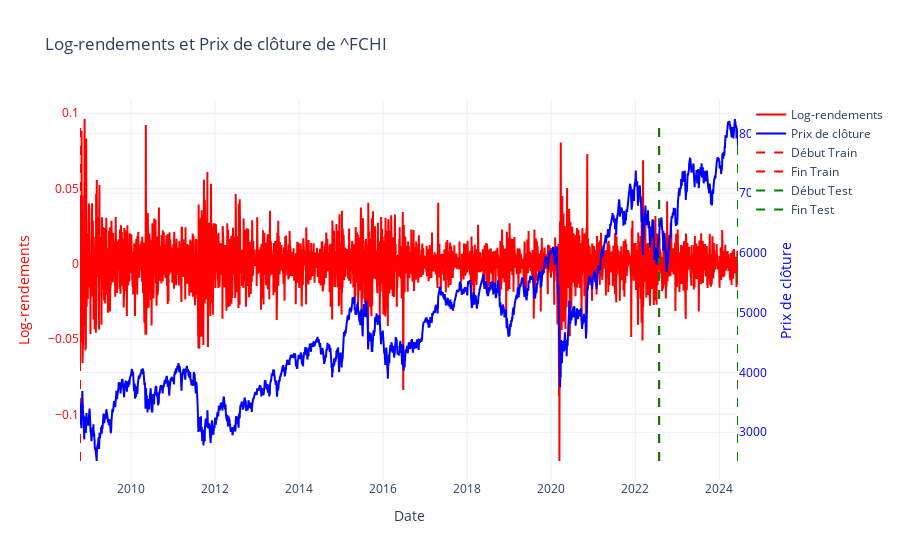

Here is the notebook cell this chart was saved with:
### Markdown cell above
On cherche ici à superposer le log-rendement et le prix de clôture sur un même graphique.

Par ailleurs, les lignes en pointillés rouge délimitent l'ensemble train, tandis que celles enn vert délimitent l'échantillon test.

### Code cell
def plot_dual_axis_graph(df, ticker, train_start_date, train_end_date, test_start_date, test_end_date):
    """
    Génère un graphique Plotly avec deux axes Y :
    - Log-rendements en rouge (axe de gauche)
    - Prix de clôture en bleu (axe de droite)
    Le graphique est limité aux périodes entre le début du train et la fin du test.
    Des lignes pointillées indiquent les frontières des périodes d'entraînement et de test.

    Args:
        df (pd.DataFrame): Données avec 'Close' et 'log_returns'
        ticker (str): Symbole boursier
        train_start_date (str): Date de début de l'ensemble d'entraînement
        train_end_date (str): Date de fin de l'ensemble d'entraînement
        test_start_date (str): Date de début de l'ensemble de test
        test_end_date (str): Date de fin de l'ensemble de test

    Returns:
        fig (plotly.graph_objects.Figure): Graphique interactif
    """
    # Limiter le DataFrame aux dates d'entraînement et de test
    df_filtered = df[(df.index >= train_start_date) & (df.index <= test_end_date)]

    fig = go.Figure()

    # Log-rendements (rouge)
    fig.add_trace(go.Scatter(
        x=df_filtered.index,
        y=df_filtered['log_returns'],
        mode='lines',
        name='Log-rendements',
        line=dict(color='red')
    ))

    # Prix de clôture (bleu)
    fig.add_trace(go.Scatter(
        x=df_filtered.index,
        y=df_filtered['Close'],
        mode='lines',
        name='Prix de clôture',
        line=dict(color='blue'),
        yaxis="y2"
    ))

    # Ajouter des lignes pointillées pour les frontières des périodes
    fig.add_trace(go.Scatter(
        x=[train_start_date, train_start_date],
        y=[df_filtered['log_returns'].min(), df_filtered['log_returns'].max()],
        mode='lines',
        name='Début Train',
        line=dict(color='red', dash='dash')
    ))

    fig.add_trace(go.Scatter(
        x=[train_end_date, train_end_date],
        y=[df_filtered['log_returns'].min(), df_filtered['log_returns'].max()],
        mode='lines',
        name='Fin Train',
        line=dict(color='red', dash='dash')
    ))

    fig.add_trace(go.Scatter(
        x=[test_start_date, test_start_date],
        y=[df_filtered['log_returns'].min(), df_filtered['log_returns'].max()],
        mode='lines',
        name='Début Test',
        line=dict(color='green', dash='dash')
    ))

    fig.add_trace(go.Scatter(
        x=[test_end_date, test_end_date],
        y=[df_filtered['log_returns'].min(), df_filtered['log_returns'].max()],
        mode='lines',
        name='Fin Test',
        line=dict(color='green', dash='dash')
    ))

    # Mise en forme des axes
    fig.update_layout(
        title=f"Log-rendements et Prix de clôture de {ticker}",
        xaxis=dict(title="Date"),
        yaxis=dict(title="Log-rendements", color="red"),
        yaxis2=dict(
            title="Prix de clôture",
            overlaying="y",
            side="right",
            color="blue"
        ),
        template="plotly_white"
    )

    return fig


if __name__ == "__main__":
    df = telecharger_donnees("^FCHI", "1992-01-01")

    # Définir les dates pour l'ensemble de train et de test
    train_start_date = "2008-10-15"
    train_end_date = "2022-07-26"
    test_start_date = "2022-07-27"
    test_end_date = "2024-06-11"

    # Générer le graphique
    fig = plot_dual_axis_graph(df, "^FCHI", train_start_date, train_end_date, test_start_date, test_end_date)

    # Afficher le graphique
    fig.show()

### Figure 1 — Plotly figure (JSON) as saved in the notebook; plotly's stock layout.template omitted (floating-point values rounded to 4 significant figures; data arrays with more than 128 entries replaced by an {"elided": "..."} marker saying what was removed)
{"data": [{"line": {"color": "red"}, "mode": "lines", "name": "Log-rendements", "type": "scatter", "x": {"elided": "4003 str values"}, "y": {"elided": "4003 float values"}}, {"line": {"color": "blue"}, "mode": "lines", "name": "Prix de clôture", "type": "scatter", "x": {"elided": "4003 str values"}, "y": {"elided": "4003 float values"}, "yaxis": "y2"}, {"line": {"color": "red", "dash": "dash"}, "mode": "lines", "name": "Début Train", "type": "scatter", "x": ["2008-10-15", "2008-10-15"], "y": [-0.131, 0.09617]}, {"line": {"color": "red", "dash": "dash"}, "mode": "lines", "name": "Fin Train", "type": "scatter", "x": ["2022-07-26", "2022-07-26"], "y": [-0.131, 0.09617]}, {"line": {"color": "green", "dash": "dash"}, "mode": "lines", "name": "Début Test", "type": "scatter", "x": ["2022-07-27", "2022-07-27"], "y": [-0.131, 0.09617]}, {"line": {"color": "green", "dash": "dash"}, "mode": "lines", "name": "Fin Test", "type": "scatter", "x": ["2024-06-11", "2024-06-11"], "y": [-0.131, 0.09617]}], "layout": {"title": {"text": "Log-rendements et Prix de clôture de ^FCHI"}, "xaxis": {"title": {"text": "Date"}}, "yaxis": {"color": "red", "title": {"text": "Log-rendements"}}, "yaxis2": {"color": "blue", "overlaying": "y", "side": "right", "title": {"text": "Prix de clôture"}}}}
